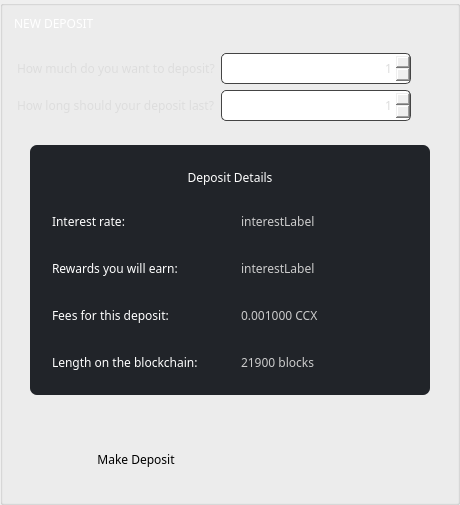
          <widget class="QGroupBox" name="groupBox_6">
           <property name="sizePolicy">
            <sizepolicy hsizetype="Fixed" vsizetype="Preferred">
             <horstretch>0</horstretch>
             <verstretch>0</verstretch>
            </sizepolicy>
           </property>
           <property name="styleSheet">
            <string notr="true">border-right: 1px solid #444;
</string>
           </property>
           <property name="title">
            <string/>
           </property>
           <property name="alignment">
            <set>Qt::AlignCenter</set>
           </property>
           <layout class="QVBoxLayout" name="verticalLayout_3">
            <property name="topMargin">
             <number>9</number>
            </property>
            <item>
             <widget class="QLabel" name="title_newDeposit">
              <property name="font">
               <font>
                <family>Poppins</family>
               </font>
              </property>
              <property name="styleSheet">
               <string notr="true">color: #fff;
background: transparent;

border: none;
text-align: left;
</string>
              </property>
              <property name="text">
               <string>NEW DEPOSIT</string>
              </property>
             </widget>
            </item>
            <item>
             <widget class="QGroupBox" name="depositGroup">
              <property name="sizePolicy">
               <sizepolicy hsizetype="Preferred" vsizetype="Preferred">
                <horstretch>0</horstretch>
                <verstretch>0</verstretch>
               </sizepolicy>
              </property>
              <property name="styleSheet">
               <string notr="true">border: none;</string>
              </property>
              <layout class="QFormLayout" name="formLayout">
               <property name="leftMargin">
                <number>0</number>
               </property>
               <item row="0" column="0">
                <widget class="QLabel" name="label">
                 <property name="minimumSize">
                  <size>
                   <width>0</width>
                   <height>31</height>
                  </size>
                 </property>
                 <property name="maximumSize">
                  <size>
                   <width>16777215</width>
                   <height>31</height>
                  </size>
                 </property>
                 <property name="sizeIncrement">
                  <size>
                   <width>0</width>
                   <height>50</height>
                  </size>
                 </property>
                 <property name="font">
                  <font>
                   <family>Poppins</family>
                   <weight>50</weight>
                   <bold>false</bold>
                  </font>
                 </property>
                 <property name="styleSheet">
                  <string notr="true">color: #ddd;  
border: none;</string>
                 </property>
                 <property name="text">
                  <string>How much do you want to deposit?</string>
                 </property>
                 <property name="alignment">
                  <set>Qt::AlignLeading|Qt::AlignLeft|Qt::AlignVCenter</set>
                 </property>
                </widget>
               </item>
               <item row="0" column="1">
                <widget class="QDoubleSpinBox" name="m_amountSpin">
                 <property name="minimumSize">
                  <size>
                   <width>0</width>
                   <height>31</height>
                  </size>
                 </property>
                 <property name="maximumSize">
                  <size>
                   <width>190</width>
                   <height>31</height>
                  </size>
                 </property>
                 <property name="sizeIncrement">
                  <size>
                   <width>0</width>
                   <height>0</height>
                  </size>
                 </property>
                 <property name="font">
                  <font>
                   <family>Poppins</family>
                  </font>
                 </property>
                 <property name="styleSheet">
                  <string notr="true">color: #ddd;

border: 1px solid #444;
border-radius: 5px; 
</string>
                 </property>
                 <property name="alignment">
                  <set>Qt::AlignRight|Qt::AlignTrailing|Qt::AlignVCenter</set>
                 </property>
                 <property name="decimals">
                  <number>0</number>
                 </property>
                 <property name="minimum">
                  <double>1.000000000000000</double>
                 </property>
                 <property name="maximum">
                  <double>20000000.000000000000000</double>
                 </property>
                </widget>
               </item>
               <item row="1" column="0">
                <widget class="QLabel" name="label_3">
                 <property name="minimumSize">
                  <size>
                   <width>0</width>
                   <height>31</height>
                  </size>
                 </property>
                 <property name="maximumSize">
                  <size>
                   <width>16777215</width>
                   <height>31</height>
                  </size>
                 </property>
                 <property name="sizeIncrement">
                  <size>
                   <width>0</width>
                   <height>50</height>
                  </size>
                 </property>
                 <property name="font">
                  <font>
                   <family>Poppins</family>
                   <weight>50</weight>
                   <bold>false</bold>
                  </font>
                 </property>
                 <property name="styleSheet">
                  <string notr="true">color: #ddd;  

border: none;</string>
                 </property>
                 <property name="text">
                  <string>How long should your deposit last?</string>
                 </property>
                 <property name="alignment">
                  <set>Qt::AlignLeading|Qt::AlignLeft|Qt::AlignVCenter</set>
                 </property>
                </widget>
               </item>
               <item row="1" column="1">
                <widget class="QSpinBox" name="m_timeSpin">
                 <property name="minimumSize">
                  <size>
                   <width>0</width>
                   <height>31</height>
                  </size>
                 </property>
                 <property name="maximumSize">
                  <size>
                   <width>190</width>
                   <height>31</height>
                  </size>
                 </property>
                 <property name="sizeIncrement">
                  <size>
                   <width>0</width>
                   <height>50</height>
                  </size>
                 </property>
                 <property name="font">
                  <font>
                   <family>Poppins</family>
                  </font>
                 </property>
                 <property name="styleSheet">
                  <string notr="true">color: #ddd;

border: 1px solid #444;
border-radius: 5px; 
</string>
                 </property>
                 <property name="alignment">
                  <set>Qt::AlignRight|Qt::AlignTrailing|Qt::AlignVCenter</set>
                 </property>
                 <property name="minimum">
                  <number>1</number>
                 </property>
                 <property name="maximum">
                  <number>12</number>
                 </property>
                </widget>
               </item>
              </layout>
             </widget>
            </item>
            <item>
             <widget class="QGroupBox" name="groupBox_12">
              <property name="sizePolicy">
               <sizepolicy hsizetype="Expanding" vsizetype="Minimum">
                <horstretch>0</horstretch>
                <verstretch>0</verstretch>
               </sizepolicy>
              </property>
              <property name="maximumSize">
               <size>
                <width>442</width>
                <height>310</height>
               </size>
              </property>
              <property name="styleSheet">
               <string notr="true">border: none;
padding: 0px;
margin: 0px;</string>
              </property>
              <layout class="QHBoxLayout" name="horizontalLayout_2">
               <property name="leftMargin">
                <number>0</number>
               </property>
               <property name="topMargin">
                <number>0</number>
               </property>
               <property name="rightMargin">
                <number>0</number>
               </property>
               <property name="bottomMargin">
                <number>0</number>
               </property>
               <item>
                <widget class="QLabel" name="empty_align_4">
                 <property name="sizePolicy">
                  <sizepolicy hsizetype="Expanding" vsizetype="Expanding">
                   <horstretch>0</horstretch>
                   <verstretch>0</verstretch>
                  </sizepolicy>
                 </property>
                 <property name="styleSheet">
                  <string notr="true">border: none;</string>
                 </property>
                 <property name="text">
                  <string/>
                 </property>
                 <property name="alignment">
                  <set>Qt::AlignCenter</set>
                 </property>
                </widget>
               </item>
               <item>
                <widget class="QGroupBox" name="groupBox_4">
                 <property name="sizePolicy">
                  <sizepolicy hsizetype="Preferred" vsizetype="Preferred">
                   <horstretch>0</horstretch>
                   <verstretch>0</verstretch>
                  </sizepolicy>
                 </property>
                 <property name="minimumSize">
                  <size>
                   <width>400</width>
                   <height>250</height>
                  </size>
                 </property>
                 <property name="maximumSize">
                  <size>
                   <width>16777215</width>
                   <height>290</height>
                  </size>
                 </property>
                 <property name="styleSheet">
                  <string notr="true">color: #fff; 
font-weight: normal; 
border-radius: 7px;
background-color: #212429;
padding: 5px;</string>
                 </property>
                 <property name="title">
                  <string/>
                 </property>
                 <property name="alignment">
                  <set>Qt::AlignCenter</set>
                 </property>
                 <property name="flat">
                  <bool>false</bool>
                 </property>
                 <layout class="QGridLayout" name="gridLayout_11">
                  <property name="topMargin">
                   <number>0</number>
                  </property>
                  <property name="bottomMargin">
                   <number>0</number>
                  </property>
                  <item row="3" column="0">
                   <widget class="QLabel" name="label_8">
                    <property name="minimumSize">
                     <size>
                      <width>0</width>
                      <height>31</height>
                     </size>
                    </property>
                    <property name="maximumSize">
                     <size>
                      <width>16777215</width>
                      <height>31</height>
                     </size>
                    </property>
                    <property name="font">
                     <font>
                      <family>Poppins</family>
                      <weight>50</weight>
                      <bold>false</bold>
                     </font>
                    </property>
                    <property name="styleSheet">
                     <string notr="true">color: #fff;  font-weight: normal; border: none; </string>
                    </property>
                    <property name="text">
                     <string>Fees for this deposit:</string>
                    </property>
                    <property name="alignment">
                     <set>Qt::AlignLeading|Qt::AlignLeft|Qt::AlignVCenter</set>
                    </property>
                   </widget>
                  </item>
                  <item row="3" column="1">
                   <widget class="QLabel" name="m_depositFeeLabel">
                    <property name="sizePolicy">
                     <sizepolicy hsizetype="Preferred" vsizetype="Preferred">
                      <horstretch>0</horstretch>
                      <verstretch>0</verstretch>
                     </sizepolicy>
                    </property>
                    <property name="minimumSize">
                     <size>
                      <width>0</width>
                      <height>31</height>
                     </size>
                    </property>
                    <property name="maximumSize">
                     <size>
                      <width>16777215</width>
                      <height>31</height>
                     </size>
                    </property>
                    <property name="font">
                     <font>
                      <family>Poppins</family>
                      <weight>50</weight>
                      <bold>false</bold>
                     </font>
                    </property>
                    <property name="styleSheet">
                     <string notr="true">color: #ccc;  font-weight: normal; border: none; </string>
                    </property>
                    <property name="text">
                     <string>0.001000 CCX</string>
                    </property>
                    <property name="alignment">
                     <set>Qt::AlignLeading|Qt::AlignLeft|Qt::AlignVCenter</set>
                    </property>
                   </widget>
                  </item>
                  <item row="1" column="0">
                   <widget class="QLabel" name="label_5">
                    <property name="minimumSize">
                     <size>
                      <width>0</width>
                      <height>31</height>
                     </size>
                    </property>
                    <property name="maximumSize">
                     <size>
                      <width>16777215</width>
                      <height>31</height>
                     </size>
                    </property>
                    <property name="font">
                     <font>
                      <family>Poppins</family>
                      <weight>50</weight>
                      <bold>false</bold>
                     </font>
                    </property>
                    <property name="styleSheet">
                     <string notr="true">color: #fff;  font-weight: normal; border: none; </string>
                    </property>
                    <property name="text">
                     <string>Interest rate:</string>
                    </property>
                    <property name="alignment">
                     <set>Qt::AlignLeading|Qt::AlignLeft|Qt::AlignVCenter</set>
                    </property>
                   </widget>
                  </item>
                  <item row="4" column="0">
                   <widget class="QLabel" name="label_19">
                    <property name="minimumSize">
                     <size>
                      <width>0</width>
                      <height>31</height>
                     </size>
                    </property>
                    <property name="maximumSize">
                     <size>
                      <width>16777215</width>
                      <height>31</height>
                     </size>
                    </property>
                    <property name="font">
                     <font>
                      <family>Poppins</family>
                      <weight>50</weight>
                      <bold>false</bold>
                     </font>
                    </property>
                    <property name="styleSheet">
                     <string notr="true">color: #fff;  font-weight: normal; border: none; </string>
                    </property>
                    <property name="text">
                     <string>Length on the blockchain:</string>
                    </property>
                    <property name="alignment">
                     <set>Qt::AlignLeading|Qt::AlignLeft|Qt::AlignVCenter</set>
                    </property>
                   </widget>
                  </item>
                  <item row="2" column="1">
                   <widget class="QLabel" name="m_interestEarnedLabel">
                    <property name="minimumSize">
                     <size>
                      <width>0</width>
                      <height>31</height>
                     </size>
                    </property>
                    <property name="maximumSize">
                     <size>
                      <width>16777215</width>
                      <height>31</height>
                     </size>
                    </property>
                    <property name="font">
                     <font>
                      <family>Poppins</family>
                      <weight>50</weight>
                      <bold>false</bold>
                     </font>
                    </property>
                    <property name="styleSheet">
                     <string notr="true">color: #ccc;  font-weight: normal; border: none; </string>
                    </property>
                    <property name="text">
                     <string>interestLabel</string>
                    </property>
                    <property name="alignment">
                     <set>Qt::AlignLeading|Qt::AlignLeft|Qt::AlignVCenter</set>
                    </property>
                   </widget>
                  </item>
                  <item row="2" column="0">
                   <widget class="QLabel" name="label_6">
                    <property name="minimumSize">
                     <size>
                      <width>0</width>
                      <height>31</height>
                     </size>
                    </property>
                    <property name="maximumSize">
                     <size>
                      <width>16777215</width>
                      <height>31</height>
                     </size>
                    </property>
                    <property name="font">
                     <font>
                      <family>Poppins</family>
                      <weight>50</weight>
                      <bold>false</bold>
                     </font>
                    </property>
                    <property name="styleSheet">
                     <string notr="true">color: #fff;  font-weight: normal; border: none; </string>
                    </property>
                    <property name="text">
                     <string>Rewards you will earn:</string>
                    </property>
                    <property name="alignment">
                     <set>Qt::AlignLeading|Qt::AlignLeft|Qt::AlignVCenter</set>
                    </property>
                   </widget>
                  </item>
                  <item row="4" column="1">
                   <widget class="QLabel" name="m_timeLabel">
                    <property name="minimumSize">
                     <size>
                      <width>0</width>
                      <height>31</height>
                     </size>
                    </property>
                    <property name="maximumSize">
                     <size>
                      <width>16777215</width>
                      <height>31</height>
                     </size>
                    </property>
                    <property name="font">
                     <font>
                      <family>Poppins</family>
                      <weight>50</weight>
                      <bold>false</bold>
                     </font>
                    </property>
                    <property name="styleSheet">
                     <string notr="true">color: #ccc;  font-weight: normal; border: none; </string>
                    </property>
                    <property name="text">
                     <string>21900 blocks</string>
                    </property>
                    <property name="alignment">
                     <set>Qt::AlignLeading|Qt::AlignLeft|Qt::AlignVCenter</set>
                    </property>
                   </widget>
                  </item>
                  <item row="1" column="1">
                   <widget class="QLabel" name="m_interestRateLabel">
                    <property name="sizePolicy">
                     <sizepolicy hsizetype="Preferred" vsizetype="Preferred">
                      <horstretch>0</horstretch>
                      <verstretch>0</verstretch>
                     </sizepolicy>
                    </property>
                    <property name="minimumSize">
                     <size>
                      <width>0</width>
                      <height>31</height>
                     </size>
                    </property>
                    <property name="maximumSize">
                     <size>
                      <width>16777215</width>
                      <height>31</height>
                     </size>
                    </property>
                    <property name="font">
                     <font>
                      <family>Poppins</family>
                      <weight>50</weight>
                      <bold>false</bold>
                     </font>
                    </property>
                    <property name="styleSheet">
                     <string notr="true">color: #ccc;  font-weight: normal; border: none; </string>
                    </property>
                    <property name="text">
                     <string>interestLabel</string>
                    </property>
                    <property name="alignment">
                     <set>Qt::AlignLeading|Qt::AlignLeft|Qt::AlignVCenter</set>
                    </property>
                   </widget>
                  </item>
                  <item row="0" column="0" colspan="2">
                   <widget class="QLabel" name="title_depositDetails">
                    <property name="minimumSize">
                     <size>
                      <width>0</width>
                      <height>30</height>
                     </size>
                    </property>
                    <property name="maximumSize">
                     <size>
                      <width>16777215</width>
                      <height>25</height>
                     </size>
                    </property>
                    <property name="font">
                     <font>
                      <family>Poppins</family>
                      <weight>50</weight>
                      <bold>false</bold>
                     </font>
                    </property>
                    <property name="styleSheet">
                     <string notr="true">color: #fff;
background: transparent;


border: none;
text-align: left;
</string>
                    </property>
                    <property name="text">
                     <string>Deposit Details</string>
                    </property>
                    <property name="alignment">
                     <set>Qt::AlignCenter</set>
                    </property>
                   </widget>
                  </item>
                 </layout>
                </widget>
               </item>
               <item>
                <widget class="QLabel" name="empty_align_5">
                 <property name="sizePolicy">
                  <sizepolicy hsizetype="Expanding" vsizetype="Expanding">
                   <horstretch>0</horstretch>
                   <verstretch>0</verstretch>
                  </sizepolicy>
                 </property>
                 <property name="styleSheet">
                  <string notr="true">border: none;</string>
                 </property>
                 <property name="text">
                  <string/>
                 </property>
                 <property name="alignment">
                  <set>Qt::AlignCenter</set>
                 </property>
                </widget>
               </item>
              </layout>
             </widget>
            </item>
            <item>
             <widget class="QLabel" name="empty_align_6">
              <property name="sizePolicy">
               <sizepolicy hsizetype="Expanding" vsizetype="Expanding">
                <horstretch>0</horstretch>
                <verstretch>0</verstretch>
               </sizepolicy>
              </property>
              <property name="styleSheet">
               <string notr="true">border: none;</string>
              </property>
              <property name="text">
               <string/>
              </property>
              <property name="alignment">
               <set>Qt::AlignCenter</set>
              </property>
             </widget>
            </item>
            <item>
             <widget class="QGroupBox" name="groupBox_11">
              <property name="sizePolicy">
               <sizepolicy hsizetype="Expanding" vsizetype="Minimum">
                <horstretch>0</horstretch>
                <verstretch>0</verstretch>
               </sizepolicy>
              </property>
              <property name="styleSheet">
               <string notr="true">border: none;</string>
              </property>
              <layout class="QHBoxLayout" name="horizontalLayout_3">
               <item>
                <widget class="QPushButton" name="b1_depositButton_2">
                 <property name="sizePolicy">
                  <sizepolicy hsizetype="Expanding" vsizetype="Fixed">
                   <horstretch>0</horstretch>
                   <verstretch>0</verstretch>
                  </sizepolicy>
                 </property>
                 <property name="minimumSize">
                  <size>
                   <width>220</width>
                   <height>40</height>
                  </size>
                 </property>
                 <property name="maximumSize">
                  <size>
                   <width>220</width>
                   <height>16777215</height>
                  </size>
                 </property>
                 <property name="font">
                  <font>
                   <family>Poppins</family>
                  </font>
                 </property>
                 <property name="styleSheet">
                  <string notr="true">/* This button style is handled automatically by OverviewFrame:setStyles() (in OverviewFrame.cpp) */</string>
                 </property>
                 <property name="text">
                  <string>Make Deposit</string>
                 </property>
                </widget>
               </item>
               <item>
                <widget class="QLabel" name="empty_align_7">
                 <property name="sizePolicy">
                  <sizepolicy hsizetype="Expanding" vsizetype="Minimum">
                   <horstretch>0</horstretch>
                   <verstretch>0</verstretch>
                  </sizepolicy>
                 </property>
                 <property name="styleSheet">
                  <string notr="true">border: none;</string>
                 </property>
                 <property name="text">
                  <string/>
                 </property>
                 <property name="alignment">
                  <set>Qt::AlignCenter</set>
                 </property>
                </widget>
               </item>
               <item>
                <widget class="QLabel" name="empty_align_8">
                 <property name="sizePolicy">
                  <sizepolicy hsizetype="Expanding" vsizetype="Minimum">
                   <horstretch>0</horstretch>
                   <verstretch>0</verstretch>
                  </sizepolicy>
                 </property>
                 <property name="styleSheet">
                  <string notr="true">border: none;</string>
                 </property>
                 <property name="text">
                  <string/>
                 </property>
                 <property name="alignment">
                  <set>Qt::AlignCenter</set>
                 </property>
                </widget>
               </item>
              </layout>
             </widget>
            </item>
           </layout>
          </widget>
